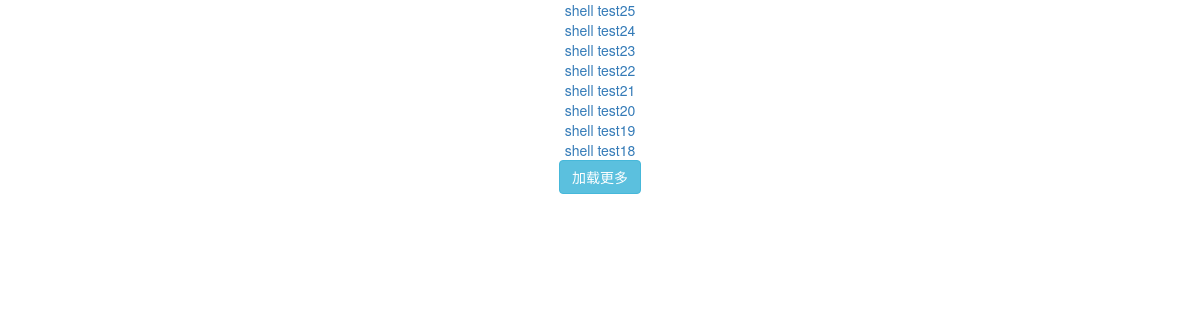
The app's page /ajax_page/ with its own data.
### myapp/models.py (models this page shows, shortened)
class Article(models.Model):
    title = models.CharField(max_length=20)
    author = models.CharField(max_length=10)
    text = models.CharField(max_length=200)
    img = models.ImageField(upload_to='image', blank=True)
    file_upload = models.FileField(upload_to='file', blank=True)
    class Meta:
        ordering = ['-id']

### Ajax/views.py (the view, shortened to what this page needs)
# urls.py: path('ajax_page/', ajax_page),
def ajax_page(request):
    ar = Article.objects.all()
    paginator = Paginator(ar, 8)
    context = {}
    global i
    if request.method == 'GET':
        i = 1
        context['content'] = paginator.get_page(1).object_list
        return render(request, 'ajax_page.html', context)

### Ajax/templates/ajax_page.html (shortened to what this page needs)
<!DOCTYPE html>
<html lang="en">
<head>
    <link rel="stylesheet" href="https://cdn.bootcss.com/bootstrap/3.3.7/css/bootstrap.min.css">
</head>
<body>
<div style="text-align: center">
    {% for page in content %}
        <a href="/content/?pk={{ page.pk }}" target="_blank">{{ page.title }}</a>
        <br>
    {% endfor %}
    <form id="ajax_page">
        <input id="submit" type="submit" name="submit" value="加载更多" class="btn btn-info">
    </form>
</div>
</body>
</html>

### records on screen
Article: title "shell test25"
Article: title "shell test24"
Article: title "shell test23"
Article: title "shell test22"
Article: title "shell test21"
Article: title "shell test20"
Article: title "shell test19"
Article: title "shell test18"
